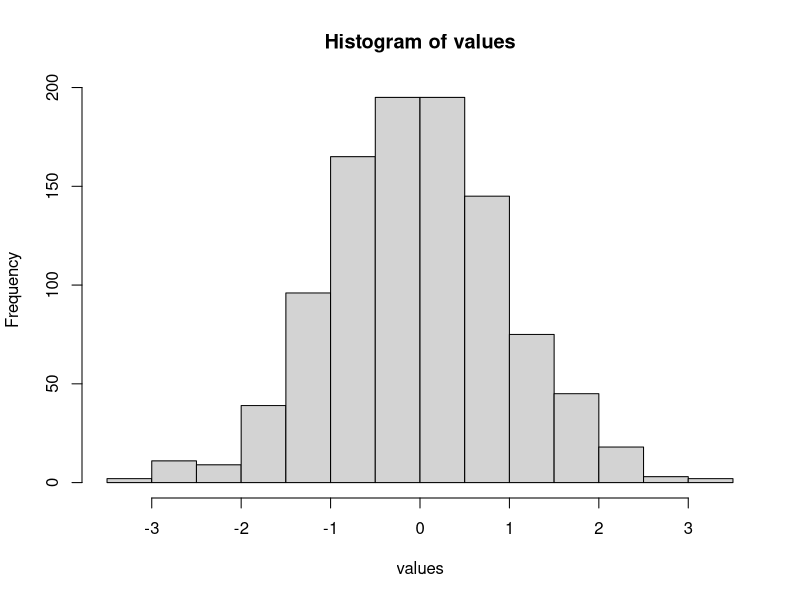
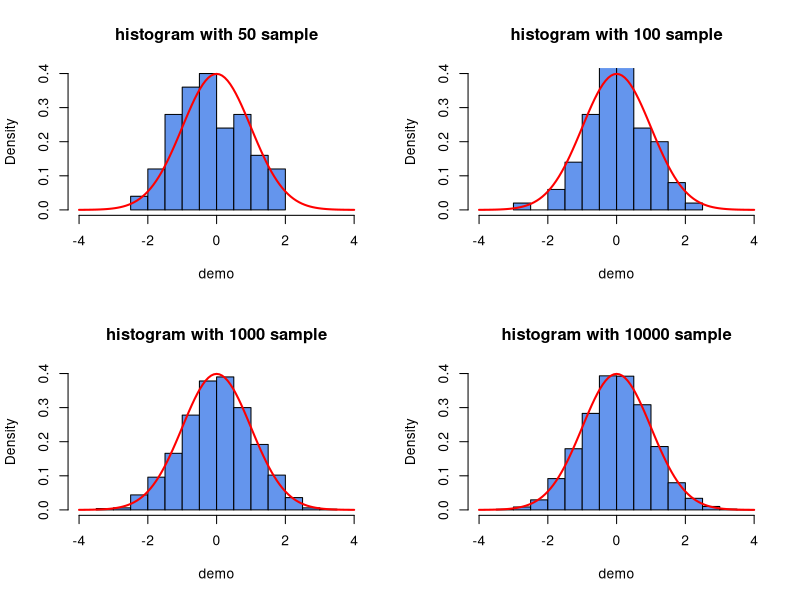

These figures' R source, in order:
## ----setup, include=FALSE------------------------------------------------
library(knitr);library(xtable);library(foreign);library(dplyr);library(vcd);library(grid)
options(width=80)
opts_chunk$set(comment = "", warning = FALSE, message = FALSE, tidy = FALSE, size="small")
##knitr::opts_chunk$set(results='asis')

## ----eval=F--------------------------------------------------------------
## func = function (optional_arguments){
##    interesting statement(s)
## }
## 

## ------------------------------------------------------------------------
f<-function(){
  }
class(f)
f()

## ---- eval=F-------------------------------------------------------------
## func <- function (x) {
##    x^2 + 5*x + 2
## }
## func(3)

## ------------------------------------------------------------------------
f<-function(num){
  hello<-'Hello World!\n'
  for (i in 1:num){
    value<-cat(hello)
  }
}
data<-f(3)

## ----eval=F--------------------------------------------------------------
## f<-function(num=3){
##   hello<-'Hello World!\n'
##   for (i in 1:num)){
##     value<-cat(hello)
##   }
## }
## f(num=2)

## ----fig.height=2.8------------------------------------------------------
histnormal = function(n) {
  set.seed(1234)
  values = rnorm(n);hist(values)
   max(values)
   # return(values)
    invisible(max(values))
            }# max(values)

a<-histnormal(1000)
# max = histnormal(1000);max

## ---- echo=TRUE, results='markup', fig.cap=""----------------------------
func = function(num, benchmark=0, multiplier=3) {
  if (num < benchmark) {
    return(num / multiplier)
  } else {
    return(num * multiplier)
  }
}
func(7)

## ------------------------------------------------------------------------
func(7, 3)
func(7, 3, 4)

## ----eval=F--------------------------------------------------------------
## func(7, multiplier=3,benchmark=4)

## ----echo=F--------------------------------------------------------------
par(mfrow=c(2,2))
func<-function(x){
demo<-rnorm(x,mean=0,sd=1) 
hist(demo, freq=FALSE,col="cornflowerblue",main=paste("histogram with",x,'sample'),xlim=c(-4,4),ylim=c(0,0.4))
curve(dnorm(x), add=TRUE, col="red", lwd=2)
}
sapply(c(50,100,1000,10000),func)

## ----eval=F--------------------------------------------------------------
## par(mfrow=c(2,2))
## func<-function(x){
## demo<-rnorm(x,mean=0,sd=1)
## hist(demo,freq=FALSE,col="cornflowerblue",
##      main=paste("histogram with",x,'sample'),xlim=c(-4,4),ylim=c(0,0.5))
## curve(dnorm(x), add=TRUE, col="red", lwd=2)
## }
## # func(50)
## sapply(c(50,100,1000,1000000),func)
## 

## ------------------------------------------------------------------------
sapply(iris[,1:4],
 function(x) {sd(x,na.rm=T)/mean(x,na.rm=T)})

## ------------------------------------------------------------------------
x <- 1:4
lapply(x, runif, min = 0, max = 10)

## ------------------------------------------------------------------------
f<- function(x,y){
              x^2
}
f(3)
f(3,4)

## ----eval=F--------------------------------------------------------------
## f<- function(x,y){
##               print(x^2)
##               print(y^3)
## }
## f(3)
## f(3,4)

## ---- eval=F-------------------------------------------------------------
## with(mtcars,plot(mpg,hp))
## myplot<-function(x,y, col='red',pch=1,...){
##   plot(x,y,col=col,pch=pch,...)
## }
## with(mtcars,myplot(mpg,hp))

## ---- eval=F-------------------------------------------------------------
## args(paste)
## args(cat)
## paste('3','4 = 7',sep=" + ")
## paste('3','4 = 7',se=" + ")

## ----eval=F--------------------------------------------------------------
## myFun <- function (x) {
## 	u=2
##    cat ("u=", u, "\n")   # this variable is local !
##    u=u+1      # local
##    cat ("u=", u, "\n")
## }
## 
## # u = 2
## myFun(5)
## u
## cat ("u=", u, "\n")
## 
## myFun <- function (x) {
##     cat ("u=", u, "\n")      # this variable is local !
##     u <<- u+1     # this WILL affect the value of variable outside f()
##     cat ("u=", u, "\n")
## }
## u = 2
## myFun(u)
## u
## cat ("u=", u, "\n")

## ----eval=F--------------------------------------------------------------
## lm
## methods("summary")
## summary.data.frame
## 

## ----eval=F--------------------------------------------------------------
## # load foo.r source file
## source ("SS.r")
## SS

